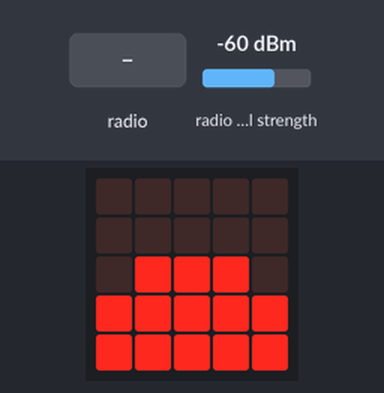
Recording of a program running on a simulated BBC micro:bit (MakeCode). Parts: the board's 5×5 LED display. Inputs (shaded band) come from the test bench; at power-on: radio signal strength -60 dBm. What the program prints to the serial console is not drawn.

Above: at 1.2 s.
1.3 s: radio message "1" arrives
At 2.5 s:
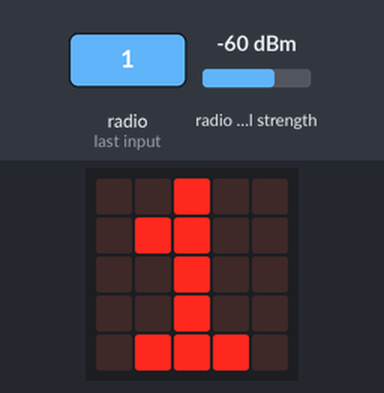
2.8 s: radio message "0" arrives
At 3.8 s:
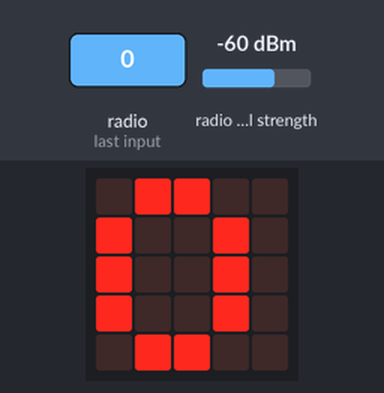
4.3 s: radio message "5" arrives
At 4.9 s:
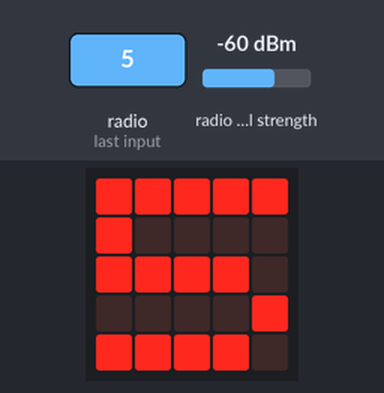
Timing chart, 0 to 7.3 s (numbered marks = the images above; inputs shaded):
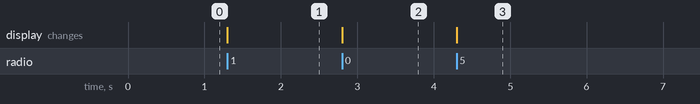

Measured:
- after the input at 1.3 s, the display: changes at once (image 1)
- after the input at 2.8 s, the display: changes at once (image 2)
- after the input at 4.3 s, the display: changes at once (image 3)

The program:

main.ts
```typescript
radio.onReceivedNumber(function (receivedNumber) {
    basic.showNumber(receivedNumber)
})
radio.onReceivedString(function (receivedString) {
    basic.showString(receivedString)
})
radio.onReceivedValue(function (name, value) {
    basic.showString("" + (input.temperature()))
})
radio.setGroup(105)
led.plotBarGraph(
radio.receivedPacket(RadioPacketProperty.SignalStrength),
128
)
```

test.ts
```typescript
// les tests vont ici ; cela ne sera pas compilé si ce paquet est utilisé en tant qu'extension.
```
